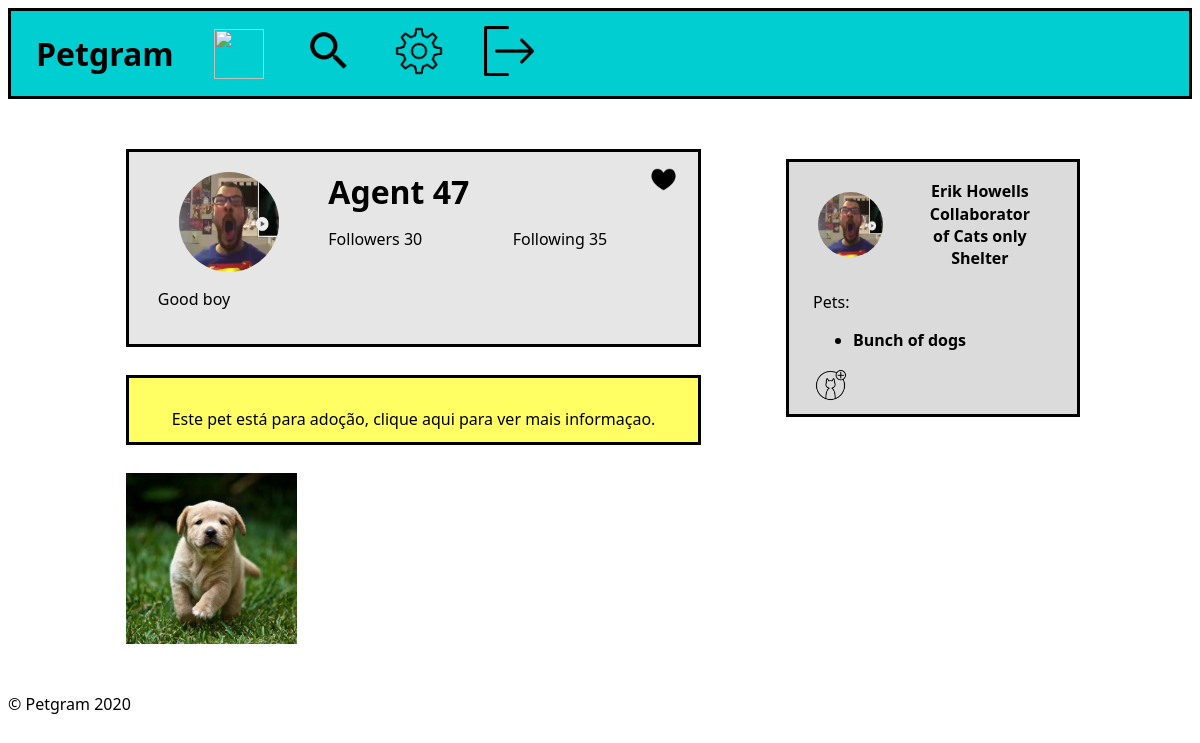
The app's page /pet_profile.php?id=1 (signed in) with its own data.
### tables this page shows
CREATE TABLE Collaborator (
    userID    INTEGER     REFERENCES User (id) ON DELETE CASCADE,
    shelterID INTEGER     REFERENCES Shelter (id) ON DELETE CASCADE,
    admin     BOOLEAN,
    PRIMARY KEY (
        userID,
        shelterID
    )
);

CREATE TABLE Account (
    id INTEGER PRIMARY KEY,
    profilePic   INTEGER  REFERENCES ProfileImage (id) ON DELETE CASCADE,
    name CHAR
);

CREATE TABLE Pet (
    id           INTEGER  PRIMARY KEY,
    ownerID      INTEGER  REFERENCES Account (id) ON DELETE CASCADE,
    profilePic   INTEGER  REFERENCES ProfileImage (id) ON DELETE CASCADE,
    name         CHAR,
    bio          CHAR,
    description  CHAR,
    requirements CHAR
);

CREATE TABLE Post (
    id          INTEGER  PRIMARY KEY,
    petID       INTEGER  REFERENCES Pet (id) ON DELETE CASCADE,
    description CHAR,
    photo       INTEGER  UNIQUE,
    date        DATE
);

### database/user.php (called while the page is built, shortened)
<?php
function getUserPets()
{
    global $db;
    $user_id = $_SESSION['user']['id'];
    $stmt = $db->prepare('SELECT * FROM pet WHERE ownerID = ?');
    $stmt->execute([$user_id]);
    return $stmt->fetchAll();
}
function shelterCollaborator() {
    global $db;
    $user_id = $_SESSION['user']['id'];
    $stmt = $db->prepare('SELECT * FROM collaborator INNER JOIN shelter ON shelter.id = collaborator.shelterID INNER JOIN account ON account.id = shelter.id WHERE collaborator.userID = ?');
    $stmt->execute([$user_id]);
    return $stmt->fetchAll();
}

### database/pet.php (called while the page is built, shortened)
<?php
    function getPet($id) {
        global $db;
        $stmt = $db->prepare('SELECT * FROM pet WHERE id = ?');
        $stmt->execute([$id]);
        $pet = $stmt->fetch();
        return $pet;
    }
    function isPetOwner($pet_id) {
        global $db;
        $user_id = $_SESSION['user']['id'];
        $stmt = $db->prepare('SELECT * FROM pet WHERE id = ? AND ownerID = ?');
        $stmt->execute([$pet_id, $user_id]);
        $pet = $stmt->fetch();
        return $pet;
    }
    function getPetPosts($pet_id)
    {
        global $db;
        $stmt = $db->prepare('SELECT id, photo FROM post WHERE petId = ?');
        $stmt->execute([$pet_id]);
        $posts = $stmt->fetchAll();
        return $posts;
    }
?>

### database/favourite.php (called while the page is built, shortened)
<?php
    function isFavourite($account_id, $pet_id) {
        global $db;
        $stmt = $db->prepare('SELECT * FROM favourite WHERE accountID = ? AND petID = ?');
        $stmt->execute([$account_id, $pet_id]);
        return $stmt->fetch() != NULL;
    }

### pet_profile.php (the view, shortened to what this page needs)
<?php
include_once('database/connection.php');
include_once('database/favourite.php');
include_once('database/pet.php');
$id = $_GET['id'];
$pet = getPet($id);
?>
<!DOCTYPE html>
<html lang="en-US">
<head>
    <link href="css/home.css" rel="stylesheet">
</head>
<body>
    <?php include_once('hotbar.php') ?>
    <?php include_once('sidebar.php') ?>
    <section id="profile">
        <div id="top">
            <?php
            if (!isPetOwner($pet['id']))
                if (isFavourite($_SESSION['user']['id'], $pet['id']))
                    echo '<img id ="fav" src="images/favourited.png" alt="" width="35" height="35" onclick="unfavouritePet(' . $_SESSION['user']['id'] . ',' . $pet['id'] . ')">';
                else
                    echo '<img id ="fav" src="images/unfavourited.png" alt="" width="35" height="35" onclick="favouritePet(' . $_SESSION['user']['id'] . ',' . $pet['id'] . ')">';
            ?>
            <img id="petpic" src="images/profileImages/squared/<?php echo $pet['profilePic'] ?>.jpg" alt="" width="65" height="65">
            <h1 id="name"><?php echo $pet['name'] ?></h1>
            <p id="followers">Followers 30</p>
            <p id="following">Following 35</p>
            <p id="bio"><?php echo $pet['bio'] ?></p>
        </div>
        <div id="listing">
            <a href="listing.php?id=<?php echo $_GET['id']; ?>">
                <p id="warning">Este pet está para adoção, clique aqui para ver mais informaçao.</p>
            </a>
        </div>
        <div id="gallery">
            <?php
                $posts = getPetPosts($pet['id']);
                $numPosts = count($posts);
                $i = 0;
                while($i < $numPosts)
                {
                    $j = 0;
                    echo '<div class="row">';
                    while($j < 3 && $i < $numPosts)
                    {
                        echo '<a href="post.php?id='.$posts[$i]['id'].'"><img src="images/petImages/squared/'.$posts[$i]['photo'].'.jpg" alt="" width="65" height="65"></a>';
                        $j++;
                        $i++;
                    }
                    echo '</div>';
                }
            ?>
        </div>
    </section>
    <footer>
        <p>&copy; Petgram 2020</p>
    </footer>
</body>
</html>

### sidebar.php (shortened to what this page needs)
<?php
include_once('database/user.php');
$user_pets = getUserPets();
$shelters = shelterCollaborator();
?>
<aside id="sideBar">
    <div id="user">
        <img src="images/pfp.png" alt="" width="65" height="65">
        <div id="username">
            <p><?php echo $_SESSION['user']['name'] ?></p>
            <p>
                <?php
                $nShelter = count($shelters);
                if($nShelter > 0) {
                    echo 'Collaborator of ' . $shelters[0]['name'];
                }
                ?>
            </p>
        </div>
    </div>
    <p>Pets:</p>
    <ul>
        <?php
        if (count($user_pets) == 0)
            echo '<li>No pets yet</li>';
        else
            foreach ($user_pets as $user_pet)
                echo '<a href="pet_profile.php?id=' . $user_pet['id'] . '">
                    <li>' . $user_pet['name'] . '</li>
                  </a>'
        ?>
    </ul>
    <a href="add_pet.php"><img src="images/petAdd.png" alt="" width="35" height="35"></a>
</aside>

### css/home.css (style rules this page uses)
body { font-family: 'Segoe UI', Tahoma, Geneva, Verdana, sans-serif; }
#sideBar { border-top-style: solid; border-right-style: solid; border-bottom-style: solid; border-left-style: solid; border-bottom-color: black; height: auto; width: 20%; position: fixed; right: 0; background-color: rgb(219, 219, 219); overflow-x: hidden; margin-top: 5%; margin-right: 10%; padding: 1% 2%; }
#sideBar #user { display: flex; }
#sideBar #user img { color: black; margin: auto 5% auto 2%; border-radius: 50%; }
#sideBar #user #username { padding: 2% 5% 2% 10%; }
#sideBar #user p { margin: 1px; text-align: center; font-weight: bold; }
#sideBar ul { font-weight: bold; }
#sideBar a { display: flex; }
a { color: black; color: inherit; text-decoration: inherit; }
#profile { margin: 50px 10% 0px 10%; }
#profile > * { width: 60%; height: auto; }
#profile #top { position: relative; display: grid; grid-template-columns: 35% auto auto; grid-template-rows: 35% 15% 50%; border-top-style: solid; border-right-style: solid; border-left-style: solid; border-bottom-style: solid; color: black; background-color: rgb(230, 230, 230); margin-bottom: 3%; }
#profile #top #fav { position: absolute; top: 5%; right: 3%; cursor: pointer; }
#profile #top #petpic { margin: 10% auto 5% auto; width: 100px; height: 100px; border-radius: 50%; grid-column: 1 / 2; grid-row: 1 / 3; }
#profile #top #name { margin: 5% 0 2% 0; font-size: 200%; grid-column: 2 / 4; grid-row: 1 / 2; }
#profile #top #followers { margin: 5% 0 auto 0; grid-column: 2 / 3; grid-row: 2 / 3; }
#profile #top #following { margin: 5% 0 auto 0; grid-column: 3 / 4; grid-row: 2 / 3; }
#profile #top #bio { margin: 7% 5% auto 5%; grid-column: 1 / 4; grid-row: 3 / 4; }
#profile #listing { border-top-style: solid; border-right-style: solid; border-left-style: solid; border-bottom-style: solid; margin-bottom: 3%; background-color: rgba(255, 255, 0, 0.61); }
#profile #listing #warning { text-align: center; width: auto; margin: 2%; }
#profile #gallery { display: flex; flex-direction: column; }
#profile #gallery .row { display: grid; grid-template-columns: 30% 30% 30%; grid-template-rows: 30%; grid-column-gap: 5%; margin-bottom: 5%; }
#profile #gallery .row * { width: 100%; height: auto; }
#profile #listing { padding: 2% 0px 0px 0px; }

### records on screen
collaborator: account.name "Cats only Shelter"
pet: name "Bunch of dogs"
pet: name "Agent 47", bio "Good boy"

### other values on screen
$_SESSION['user']['name'] "Erik Howells"
